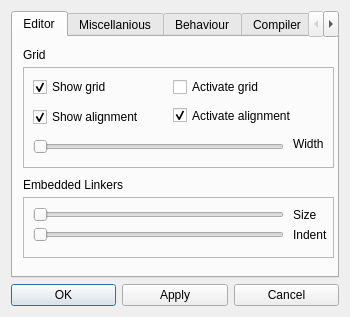
<?xml version="1.0" encoding="UTF-8"?>
<ui version="4.0">
 <class>PreferencesDialog</class>
 <widget class="QDialog" name="PreferencesDialog">
  <property name="geometry">
   <rect>
    <x>0</x>
    <y>0</y>
    <width>350</width>
    <height>317</height>
   </rect>
  </property>
  <property name="minimumSize">
   <size>
    <width>350</width>
    <height>300</height>
   </size>
  </property>
  <property name="maximumSize">
   <size>
    <width>350</width>
    <height>331</height>
   </size>
  </property>
  <property name="windowTitle">
   <string>Preferences</string>
  </property>
  <property name="windowIcon">
   <iconset resource="../qrgui.qrc">
    <normaloff>:/icons/qreal.png</normaloff>:/icons/qreal.png</iconset>
  </property>
  <layout class="QGridLayout" name="gridLayout_2">
   <item row="1" column="0">
    <widget class="QPushButton" name="okButton">
     <property name="text">
      <string>OK</string>
     </property>
    </widget>
   </item>
   <item row="1" column="1">
    <widget class="QPushButton" name="applyButton">
     <property name="text">
      <string>Apply</string>
     </property>
    </widget>
   </item>
   <item row="1" column="2">
    <widget class="QPushButton" name="cancelButton">
     <property name="text">
      <string>Cancel</string>
     </property>
    </widget>
   </item>
   <item row="0" column="0" colspan="3">
    <widget class="QTabWidget" name="preferenciesTabWidget">
     <property name="enabled">
      <bool>true</bool>
     </property>
     <property name="currentIndex">
      <number>0</number>
     </property>
     <widget class="QWidget" name="editorTab">
      <attribute name="title">
       <string>Editor</string>
      </attribute>
      <widget class="QFrame" name="frame">
       <property name="geometry">
        <rect>
         <x>10</x>
         <y>30</y>
         <width>311</width>
         <height>101</height>
        </rect>
       </property>
       <property name="frameShape">
        <enum>QFrame::StyledPanel</enum>
       </property>
       <property name="frameShadow">
        <enum>QFrame::Raised</enum>
       </property>
       <widget class="QCheckBox" name="showGridCheckBox">
        <property name="geometry">
         <rect>
          <x>10</x>
          <y>10</y>
          <width>101</width>
          <height>20</height>
         </rect>
        </property>
        <property name="text">
         <string>Show grid</string>
        </property>
        <property name="checked">
         <bool>true</bool>
        </property>
       </widget>
       <widget class="QCheckBox" name="activateGridCheckBox">
        <property name="geometry">
         <rect>
          <x>150</x>
          <y>10</y>
          <width>151</width>
          <height>20</height>
         </rect>
        </property>
        <property name="text">
         <string>Activate grid</string>
        </property>
        <property name="tristate">
         <bool>false</bool>
        </property>
       </widget>
       <widget class="QSlider" name="gridWidthSlider">
        <property name="geometry">
         <rect>
          <x>10</x>
          <y>70</y>
          <width>251</width>
          <height>19</height>
         </rect>
        </property>
        <property name="minimum">
         <number>0</number>
        </property>
        <property name="maximum">
         <number>150</number>
        </property>
        <property name="singleStep">
         <number>1</number>
        </property>
        <property name="pageStep">
         <number>10</number>
        </property>
        <property name="orientation">
         <enum>Qt::Horizontal</enum>
        </property>
       </widget>
       <widget class="QLabel" name="label_13">
        <property name="geometry">
         <rect>
          <x>270</x>
          <y>70</y>
          <width>46</width>
          <height>13</height>
         </rect>
        </property>
        <property name="text">
         <string>Width</string>
        </property>
       </widget>
       <widget class="QCheckBox" name="activateAlignmentCheckBox">
        <property name="geometry">
         <rect>
          <x>150</x>
          <y>40</y>
          <width>151</width>
          <height>17</height>
         </rect>
        </property>
        <property name="minimumSize">
         <size>
          <width>150</width>
          <height>0</height>
         </size>
        </property>
        <property name="text">
         <string>Activate alignment</string>
        </property>
        <property name="checked">
         <bool>true</bool>
        </property>
       </widget>
       <widget class="QCheckBox" name="showAlignmentCheckBox">
        <property name="geometry">
         <rect>
          <x>10</x>
          <y>40</y>
          <width>131</width>
          <height>20</height>
         </rect>
        </property>
        <property name="minimumSize">
         <size>
          <width>130</width>
          <height>0</height>
         </size>
        </property>
        <property name="text">
         <string>Show alignment</string>
        </property>
        <property name="checked">
         <bool>true</bool>
        </property>
       </widget>
      </widget>
      <widget class="QLabel" name="label">
       <property name="geometry">
        <rect>
         <x>10</x>
         <y>10</y>
         <width>31</width>
         <height>16</height>
        </rect>
       </property>
       <property name="text">
        <string>Grid</string>
       </property>
      </widget>
      <widget class="QLabel" name="label_2">
       <property name="geometry">
        <rect>
         <x>10</x>
         <y>140</y>
         <width>121</width>
         <height>16</height>
        </rect>
       </property>
       <property name="text">
        <string>Embedded Linkers</string>
       </property>
      </widget>
      <widget class="QFrame" name="frame_2">
       <property name="geometry">
        <rect>
         <x>10</x>
         <y>160</y>
         <width>311</width>
         <height>61</height>
        </rect>
       </property>
       <property name="frameShape">
        <enum>QFrame::StyledPanel</enum>
       </property>
       <property name="frameShadow">
        <enum>QFrame::Raised</enum>
       </property>
       <widget class="QSlider" name="embeddedLinkerSizeSlider">
        <property name="geometry">
         <rect>
          <x>10</x>
          <y>10</y>
          <width>251</width>
          <height>16</height>
         </rect>
        </property>
        <property name="minimum">
         <number>4</number>
        </property>
        <property name="maximum">
         <number>20</number>
        </property>
        <property name="orientation">
         <enum>Qt::Horizontal</enum>
        </property>
       </widget>
       <widget class="QLabel" name="label_3">
        <property name="geometry">
         <rect>
          <x>270</x>
          <y>10</y>
          <width>51</width>
          <height>16</height>
         </rect>
        </property>
        <property name="text">
         <string>Size</string>
        </property>
       </widget>
       <widget class="QSlider" name="embeddedLinkerIndentSlider">
        <property name="geometry">
         <rect>
          <x>10</x>
          <y>30</y>
          <width>251</width>
          <height>16</height>
         </rect>
        </property>
        <property name="minimum">
         <number>5</number>
        </property>
        <property name="maximum">
         <number>20</number>
        </property>
        <property name="orientation">
         <enum>Qt::Horizontal</enum>
        </property>
       </widget>
       <widget class="QLabel" name="label_4">
        <property name="geometry">
         <rect>
          <x>270</x>
          <y>30</y>
          <width>101</width>
          <height>16</height>
         </rect>
        </property>
        <property name="text">
         <string>Indent</string>
        </property>
       </widget>
      </widget>
     </widget>
     <widget class="QWidget" name="miscTab">
      <attribute name="title">
       <string>Miscellanious</string>
      </attribute>
      <widget class="QFrame" name="frame_3">
       <property name="geometry">
        <rect>
         <x>10</x>
         <y>30</y>
         <width>311</width>
         <height>61</height>
        </rect>
       </property>
       <property name="frameShape">
        <enum>QFrame::StyledPanel</enum>
       </property>
       <property name="frameShadow">
        <enum>QFrame::Raised</enum>
       </property>
       <widget class="QCheckBox" name="antialiasingCheckBox">
        <property name="geometry">
         <rect>
          <x>10</x>
          <y>10</y>
          <width>291</width>
          <height>20</height>
         </rect>
        </property>
        <property name="text">
         <string>Antialiasing</string>
        </property>
       </widget>
       <widget class="QCheckBox" name="openGLCheckBox">
        <property name="geometry">
         <rect>
          <x>10</x>
          <y>30</y>
          <width>291</width>
          <height>20</height>
         </rect>
        </property>
        <property name="text">
         <string>OpenGL rendering</string>
        </property>
       </widget>
      </widget>
      <widget class="QLabel" name="label_5">
       <property name="geometry">
        <rect>
         <x>10</x>
         <y>10</y>
         <width>61</width>
         <height>16</height>
        </rect>
       </property>
       <property name="text">
        <string>Graphics</string>
       </property>
      </widget>
      <widget class="QLabel" name="label_6">
       <property name="geometry">
        <rect>
         <x>10</x>
         <y>100</y>
         <width>61</width>
         <height>16</height>
        </rect>
       </property>
       <property name="text">
        <string>Other</string>
       </property>
      </widget>
      <widget class="QFrame" name="frame_4">
       <property name="geometry">
        <rect>
         <x>10</x>
         <y>120</y>
         <width>311</width>
         <height>61</height>
        </rect>
       </property>
       <property name="frameShape">
        <enum>QFrame::StyledPanel</enum>
       </property>
       <property name="frameShadow">
        <enum>QFrame::Raised</enum>
       </property>
       <widget class="QCheckBox" name="splashScreenCheckBox">
        <property name="geometry">
         <rect>
          <x>10</x>
          <y>10</y>
          <width>291</width>
          <height>20</height>
         </rect>
        </property>
        <property name="text">
         <string>Show splashscreen</string>
        </property>
       </widget>
       <widget class="QCheckBox" name="chaoticEditionCheckBox">
        <property name="geometry">
         <rect>
          <x>10</x>
          <y>30</y>
          <width>291</width>
          <height>20</height>
         </rect>
        </property>
        <property name="text">
         <string>Chaotic Edition</string>
        </property>
       </widget>
      </widget>
     </widget>
     <widget class="QWidget" name="tab">
      <attribute name="title">
       <string>Behaviour</string>
      </attribute>
      <widget class="QFrame" name="frame_5">
       <property name="geometry">
        <rect>
         <x>10</x>
         <y>30</y>
         <width>311</width>
         <height>41</height>
        </rect>
       </property>
       <property name="frameShape">
        <enum>QFrame::StyledPanel</enum>
       </property>
       <property name="frameShadow">
        <enum>QFrame::Raised</enum>
       </property>
       <widget class="QCheckBox" name="paletteTabCheckBox">
        <property name="geometry">
         <rect>
          <x>10</x>
          <y>10</y>
          <width>291</width>
          <height>20</height>
         </rect>
        </property>
        <property name="text">
         <string>Palette tab switching</string>
        </property>
       </widget>
      </widget>
      <widget class="QLabel" name="label_7">
       <property name="geometry">
        <rect>
         <x>10</x>
         <y>10</y>
         <width>61</width>
         <height>16</height>
        </rect>
       </property>
       <property name="text">
        <string>Automatics</string>
       </property>
      </widget>
      <widget class="QFrame" name="frame_6">
       <property name="geometry">
        <rect>
         <x>10</x>
         <y>110</y>
         <width>311</width>
         <height>81</height>
        </rect>
       </property>
       <property name="frameShape">
        <enum>QFrame::StyledPanel</enum>
       </property>
       <property name="frameShadow">
        <enum>QFrame::Raised</enum>
       </property>
       <widget class="QCheckBox" name="diagramCreateCheckBox">
        <property name="geometry">
         <rect>
          <x>10</x>
          <y>10</y>
          <width>291</width>
          <height>20</height>
         </rect>
        </property>
        <property name="text">
         <string>New diagram creating</string>
        </property>
       </widget>
       <widget class="QCheckBox" name="saveExitCheckBox">
        <property name="geometry">
         <rect>
          <x>10</x>
          <y>30</y>
          <width>291</width>
          <height>20</height>
         </rect>
        </property>
        <property name="text">
         <string>Save on exit</string>
        </property>
       </widget>
       <widget class="QCheckBox" name="chooseDiagramsToSaveCheckBox">
        <property name="geometry">
         <rect>
          <x>10</x>
          <y>50</y>
          <width>291</width>
          <height>20</height>
         </rect>
        </property>
        <property name="text">
         <string>Choose diagrams to save</string>
        </property>
       </widget>
      </widget>
      <widget class="QLabel" name="label_8">
       <property name="geometry">
        <rect>
         <x>10</x>
         <y>90</y>
         <width>81</width>
         <height>16</height>
        </rect>
       </property>
       <property name="text">
        <string>Suggestions</string>
       </property>
      </widget>
     </widget>
     <widget class="QWidget" name="tab_2">
      <attribute name="title">
       <string>Compiler</string>
      </attribute>
      <layout class="QGridLayout" name="gridLayout_3">
       <item row="0" column="0">
        <widget class="QRadioButton" name="windowsButton">
         <property name="text">
          <string>Windows</string>
         </property>
         <property name="autoExclusive">
          <bool>true</bool>
         </property>
        </widget>
       </item>
       <item row="1" column="0">
        <widget class="QRadioButton" name="linuxButton">
         <property name="text">
          <string>Linux</string>
         </property>
        </widget>
       </item>
       <item row="2" column="0">
        <widget class="QRadioButton" name="otherButton">
         <property name="text">
          <string>Other</string>
         </property>
        </widget>
       </item>
       <item row="3" column="0">
        <widget class="QWidget" name="compilerSettingsWidget" native="true">
         <property name="enabled">
          <bool>false</bool>
         </property>
         <layout class="QGridLayout" name="gridLayout">
          <item row="0" column="0">
           <widget class="QLabel" name="label_9">
            <property name="text">
             <string>path to qmake</string>
            </property>
           </widget>
          </item>
          <item row="0" column="1">
           <widget class="QLineEdit" name="pathToQmake"/>
          </item>
          <item row="1" column="0">
           <widget class="QLabel" name="label_10">
            <property name="text">
             <string>path to make</string>
            </property>
           </widget>
          </item>
          <item row="1" column="1">
           <widget class="QLineEdit" name="pathToMake"/>
          </item>
          <item row="2" column="0">
           <widget class="QLabel" name="label_11">
            <property name="text">
             <string>plugin file extension</string>
            </property>
           </widget>
          </item>
          <item row="2" column="1">
           <widget class="QLineEdit" name="pluginExtension"/>
          </item>
          <item row="3" column="1">
           <widget class="QLineEdit" name="prefix"/>
          </item>
          <item row="3" column="0">
           <widget class="QLabel" name="label_12">
            <property name="text">
             <string>prefix</string>
            </property>
           </widget>
          </item>
         </layout>
        </widget>
       </item>
      </layout>
     </widget>
     <widget class="QWidget" name="debuggerTab">
      <attribute name="title">
       <string>Debugger</string>
      </attribute>
      <widget class="QLabel" name="label_16">
       <property name="geometry">
        <rect>
         <x>10</x>
         <y>10</y>
         <width>71</width>
         <height>16</height>
        </rect>
       </property>
       <property name="text">
        <string>Presentation</string>
       </property>
      </widget>
      <widget class="QFrame" name="frame_7">
       <property name="geometry">
        <rect>
         <x>10</x>
         <y>30</y>
         <width>311</width>
         <height>71</height>
        </rect>
       </property>
       <property name="frameShape">
        <enum>QFrame::StyledPanel</enum>
       </property>
       <property name="frameShadow">
        <enum>QFrame::Raised</enum>
       </property>
       <widget class="QLabel" name="label_14">
        <property name="geometry">
         <rect>
          <x>10</x>
          <y>10</y>
          <width>101</width>
          <height>16</height>
         </rect>
        </property>
        <property name="text">
         <string>Debug timeout (ms):</string>
        </property>
       </widget>
       <widget class="QLineEdit" name="timeoutLineEdit">
        <property name="geometry">
         <rect>
          <x>120</x>
          <y>10</y>
          <width>41</width>
          <height>20</height>
         </rect>
        </property>
       </widget>
       <widget class="QLabel" name="label_15">
        <property name="geometry">
         <rect>
          <x>10</x>
          <y>40</y>
          <width>101</width>
          <height>16</height>
         </rect>
        </property>
        <property name="text">
         <string>Color of highlight:</string>
        </property>
       </widget>
       <widget class="QComboBox" name="colorComboBox">
        <property name="geometry">
         <rect>
          <x>120</x>
          <y>40</y>
          <width>101</width>
          <height>22</height>
         </rect>
        </property>
       </widget>
      </widget>
     </widget>
    </widget>
   </item>
  </layout>
 </widget>
 <resources>
  <include location="../qrgui.qrc"/>
 </resources>
 <connections/>
</ui>
